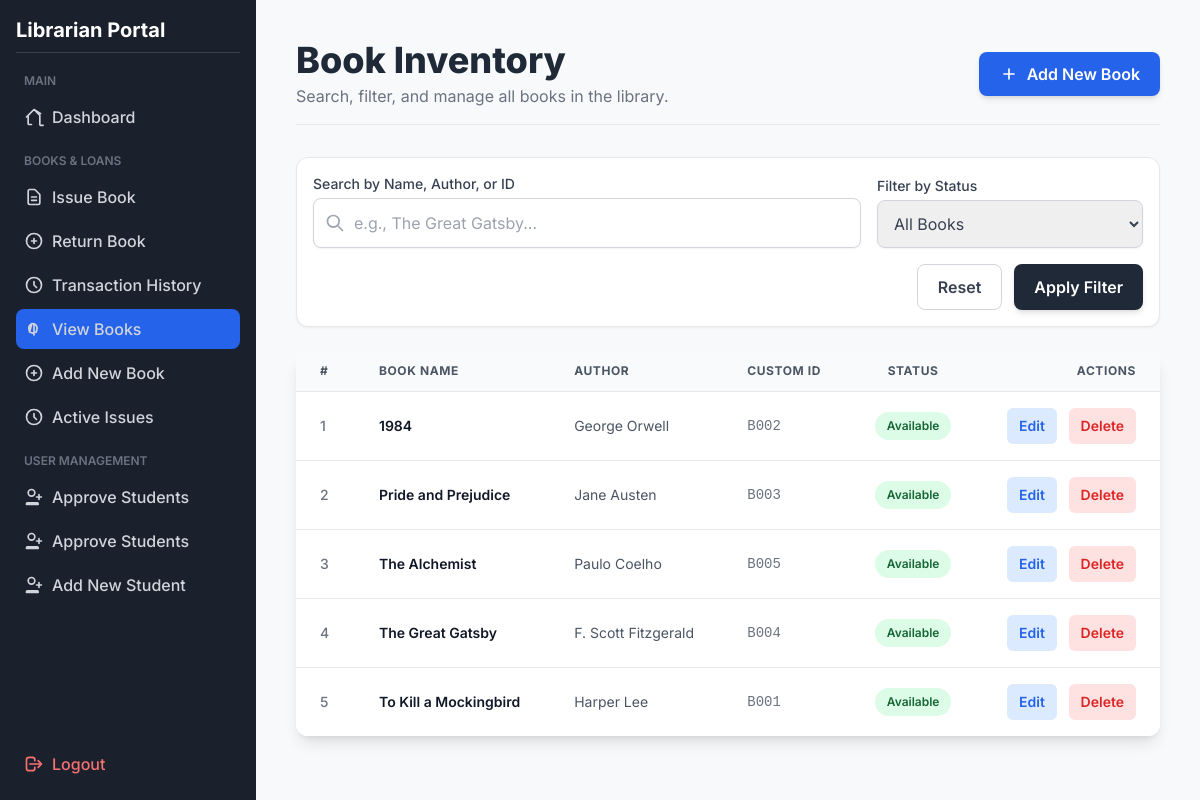
Before: /view_books (signed in) with the older database file.
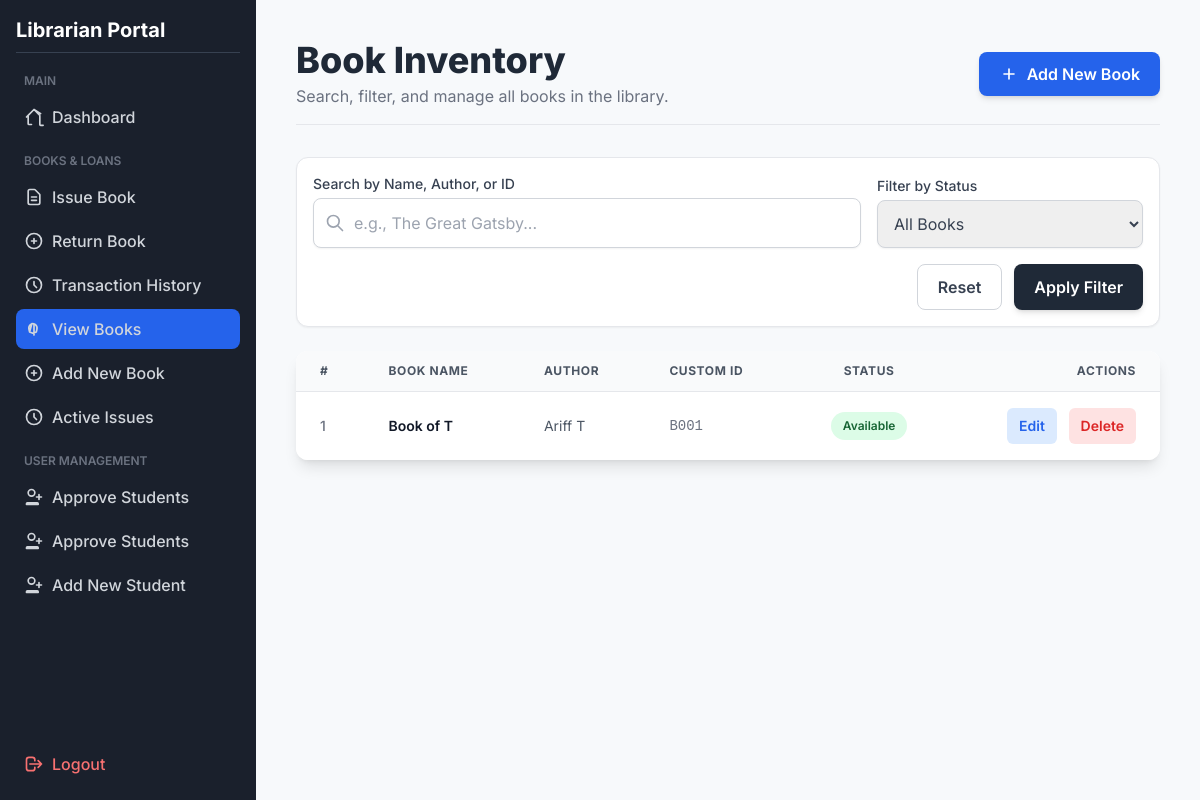
After: the same page with the newer database file.
### tables this page shows
CREATE TABLE books (
                            id INTEGER PRIMARY KEY AUTOINCREMENT,
                            custom_id TEXT UNIQUE,
                            name TEXT NOT NULL,
                            author TEXT NOT NULL,
                            available BOOLEAN NOT NULL DEFAULT 1
                        );

### app.py (the view)
@app.route("/view_books")
@login_required
def view_books():
    query = request.args.get('query', '')
    availability_filter = request.args.get('filter', 'all')
    sql = "SELECT * FROM books"
    params = []
    conditions = []
    if query:
        search_term = f"%{query}%"
        conditions.append("(name LIKE ? OR author LIKE ? OR custom_id LIKE ?)")
        params.extend([search_term, search_term, search_term])
    if availability_filter == 'available':
        conditions.append("available = 1")
    elif availability_filter == 'issued':
        conditions.append("available = 0")
    if conditions:
        sql += " WHERE " + " AND ".join(conditions)
    sql += " ORDER BY name ASC"
    with get_connection() as conn:
        books = conn.execute(sql, tuple(params)).fetchall()
    return render_template("view_books.html",
                           books=books,
                           search_query=query,
                           current_filter=availability_filter)

### app.py (called while the page is built)
def get_connection():
    return SQLiteContext(DB_NAME)

def login_required(f):
    @wraps(f)
    def decorated_function(*args, **kwargs):
        if not session.get('logged_in'):
            flash('Please log in to access this page.', 'danger')
            return redirect(url_for('login'))
        return f(*args, **kwargs)
    return decorated_function

@app.context_processor
def inject_pending_count():
    with get_connection() as conn:
        try:
            count = conn.execute("SELECT COUNT(id) FROM students_auth WHERE is_approved = 0").fetchone()[0]
            return dict(pending_count=count)
        except:
            return dict(pending_count=0)

    def __enter__(self):
        self.conn = sqlite3.connect(self.db_name)
        self.conn.row_factory = sqlite3.Row
        self.conn.execute('PRAGMA foreign_keys = ON;')
        return self.conn

    def __exit__(self, exc_type, exc_val, exc_tb):
        if exc_type is None and self.conn:
            self.conn.commit()
        if self.conn:
            self.conn.close()
        return False

### templates/view_books.html (shortened to what this page needs)
<!DOCTYPE html>
<html lang="en">
<head>
    <script src="https://cdn.tailwindcss.com"></script>
</head>
<body class="min-h-screen">
    <div class="md:flex">
        <div class="sidebar w-full md:w-64 p-4 flex-shrink-0 md:flex md:flex-col md:h-screen md:sticky md:top-0 md:sticky md:top-0">
            <div class="flex-grow">
                <h2 class="text-xl font-bold text-white mb-4 border-b border-gray-700 pb-2">Librarian Portal</h2>
                <nav class="flex flex-col space-y-1">
                    <span class="text-xs uppercase text-gray-500 px-2 pt-1 pb-1 font-semibold block">Main</span>
                    <a href="{{ url_for('index') }}" class="nav-link flex items-center p-2 rounded-lg text-gray-300 font-medium">
                        <svg class="w-5 h-5 mr-2" fill="none" stroke="currentColor" viewBox="0 0 24 24" xmlns="http://www.w3.org/2000/svg"><path stroke-linecap="round" stroke-linejoin="round" stroke-width="2" d="M3 12l2-2m0 0l7-7 7 7M5 10v10a1 1 0 001 1h3m10-10v10a1 1 0 001 1h3m-3-14L12 3l-7 7"></path></svg>
                        Dashboard
                    </a>
                    <span class="text-xs uppercase text-gray-500 px-2 pt-3 pb-1 font-semibold block">Books & Loans</span>
                    <a href="{{ url_for('issue_book') }}" class="nav-link flex items-center p-2 rounded-lg text-gray-300 font-medium">
                        <svg class="w-5 h-5 mr-2" fill="none" stroke="currentColor" viewBox="0 0 24 24" xmlns="http://www.w3.org/2000/svg"><path stroke-linecap="round" stroke-linejoin="round" stroke-width="2" d="M9 12h6m-6 4h6m2 5H7a2 2 0 01-2-2V5a2 2 0 012-2h5.586a1 1 0 01.707.293l5.414 5.414a1 1 0 01.293.707V19a2 2 0 01-2 2z"></path></svg>
                        Issue Book
                    </a>
                    <a href="{{ url_for('return_book') }}" class="nav-link flex items-center p-2 rounded-lg text-gray-300 font-medium">
                        <svg class="w-5 h-5 mr-2" fill="none" stroke="currentColor" viewBox="0 0 24 24" xmlns="http://www.w3.org/2000/svg"><path stroke-linecap="round" stroke-linejoin="round" stroke-width="2" d="M12 9v3m0 0v3m0-3h3m-3 0H9m12 0a9 9 0 11-18 0 9 9 0 0118 0z"></path></svg>
                        Return Book
                    </a>
                    <a href="{{ url_for('transaction_history') }}" class="nav-link flex items-center p-2 rounded-lg text-gray-300 font-medium">
                        <svg class="w-5 h-5 mr-2" fill="none" stroke="currentColor" viewBox="0 0 24 24" xmlns="http://www.w3.org/2000/svg"><path stroke-linecap="round" stroke-linejoin="round" stroke-width="2" d="M12 8v4l3 3m6-3a9 9 0 11-18 0 9 9 0 0118 0z"></path></svg>
                        Transaction History
                    </a>
                    <a href="{{ url_for('view_books') }}" class="nav-link-active bg-blue-600 flex items-center p-2 rounded-lg text-gray-300 font-medium">
                        View Books
                    </a>
                    <a href="{{ url_for('add_book') }}" class="nav-link flex items-center p-2 rounded-lg text-gray-300 font-medium">
                        <svg class="w-5 h-5 mr-2" fill="none" stroke="currentColor" viewBox="0 0 24 24" xmlns="http://www.w3.org/2000/svg"><path stroke-linecap="round" stroke-linejoin="round" stroke-width="2" d="M12 9v3m0 0v3m0-3h3m-3 0H9m12 0a9 9 0 11-18 0 9 9 0 0118 0z"></path></svg>
                        Add New Book
                    </a>
                    <a href="{{ url_for('active_issues') }}" class="nav-link flex items-center p-2 rounded-lg text-gray-300 font-medium">
                        <svg class="w-5 h-5 mr-2" fill="none" stroke="currentColor" viewBox="0 0 24 24" xmlns="http://www.w3.org/2000/svg"><path stroke-linecap="round" stroke-linejoin="round" stroke-width="2" d="M12 8v4l3 3m6-3a9 9 0 11-18 0 9 9 0 0118 0z"></path></svg>
                        Active Issues
                    </a>
                    <span class="text-xs uppercase text-gray-500 px-2 pt-3 pb-1 font-semibold block">User Management</span>
                    <a href="{{ url_for('approve_students') }}" class="nav-link flex items-center p-2 rounded-lg text-gray-300 font-medium">
                         <svg class="w-5 h-5 mr-2" fill="none" stroke="currentColor" viewBox="0 0 24 24" xmlns="http://www.w3.org/2000/svg"><path stroke-linecap="round" stroke-linejoin="round" stroke-width="2" d="M18 9v3m0 0v3m0-3h3m-3 0h-3m-2-5a4 4 0 11-8 0 4 4 0 018 0zM3 20a1 1 0 011-1h12a1 1 0 011 1v1h-14v-1z"></path></svg>
                        Approve Students
                    </a>
                    <a href="{{ url_for('approve_students') }}" class="nav-link flex items-center p-2 rounded-lg text-gray-300 font-medium">
                         <svg class="w-5 h-5 mr-2" fill="none" stroke="currentColor" viewBox="0 0 24 24"><path stroke-linecap="round" stroke-linejoin="round" stroke-width="2" d="M18 9v3m0 0v3m0-3h3m-3 0h-3m-2-5a4 4 0 11-8 0 4 4 0 018 0zM3 20a1 1 0 011-1h12a1 1 0 011 1v1h-14v-1z"></path></svg>
                        <span>Approve Students</span>
                    </a>
                    <a href="{{ url_for('add_student') }}" class="nav-link flex items-center p-2 rounded-lg text-gray-300 font-medium">
                        <svg class="w-5 h-5 mr-2" fill="none" stroke="currentColor" viewBox="0 0 24 24"><path stroke-linecap="round" stroke-linejoin="round" stroke-width="2" d="M18 9v3m0 0v3m0-3h3m-3 0h-3m-2-5a4 4 0 11-8 0 4 4 0 018 0zM3 20a1 1 0 011-1h12a1 1 0 011 1v1h-14v-1z"></path></svg>
                        Add New Student
                    </a>
                </nav>
            </div>
            <div class="flex-shrink-0 mt-2">
                <a href="{{ url_for('logout') }}" class="nav-link flex items-center p-2 rounded-lg text-red-400 font-medium">
                    <svg class="w-5 h-5 mr-2" fill="none" stroke="currentColor" viewBox="0 0 24 24" xmlns="http://www.w3.org/2000/svg"><path stroke-linecap="round" stroke-linejoin="round" stroke-width="2" d="M17 16l4-4m0 0l-4-4m4 4H7m6 4v1a3 3 0 01-3 3H6a3 3 0 01-3-3V7a3 3 0 013-3h4a3 3 0 013 3v1"></path></svg>
                    Logout
                </a>
            </div>
        </div>
        <main class="flex-grow p-10">
            <header class="mb-8 flex flex-col md:flex-row justify-between items-start md:items-center pb-4 border-b border-gray-200">
                <div>
                    <h1 class="text-4xl font-extrabold text-gray-800">Book Inventory</h1>
                    <p class="text-gray-500 mt-1">Search, filter, and manage all books in the library.</p>
                </div>
                <a href="{{ url_for('add_book') }}" class="mt-4 md:mt-0 px-5 py-2.5 bg-blue-600 text-white font-semibold rounded-lg shadow-md hover:bg-blue-700 transition duration-150 flex items-center">
                    <svg class="w-5 h-5 mr-2" fill="none" stroke="currentColor" viewBox="0 0 24 24" xmlns="http://www.w3.org/2000/svg"><path stroke-linecap="round" stroke-linejoin="round" stroke-width="2" d="M12 6v6m0 0v6m0-6h6m-6 0H6"></path></svg>
                    Add New Book
                </a>
            </header>
            <div class="mb-6 bg-white p-4 rounded-xl shadow-sm border border-gray-200">
                <form method="GET" action="{{ url_for('view_books') }}" class="grid grid-cols-1 md:grid-cols-3 gap-4 items-end">
                    <div class="md:col-span-2">
                        <label for="query" class="block text-sm font-medium text-gray-700 mb-1">Search by Name, Author, or ID</label>
                        <div class="relative">
                            <input type="text" name="query" id="query" value="{{ search_query or '' }}" class="w-full p-3 pl-10 border border-gray-300 rounded-lg focus:ring-blue-500 focus:border-blue-500 text-gray-700 shadow-sm" placeholder="e.g., The Great Gatsby...">
                            <span class="absolute left-3 top-1/2 -translate-y-1/2 text-gray-400"><svg class="w-5 h-5" fill="none" stroke="currentColor" viewBox="0 0 24 24"><path stroke-linecap="round" stroke-linejoin="round" stroke-width="2" d="M21 21l-6-6m2-5a7 7 0 11-14 0 7 7 0 0114 0z"></path></svg></span>
                        </div>
                    </div>
                    <div>
                        <label for="filter" class="block text-sm font-medium text-gray-700 mb-1">Filter by Status</label>
                        <select name="filter" id="filter" class="w-full p-3 border border-gray-300 rounded-lg focus:ring-blue-500 focus:border-blue-500 text-gray-700 shadow-sm">
                            <option value="all" {% if current_filter == 'all' %}selected{% endif %}>All Books</option>
                        </select>
                    </div>
                    <div class="md:col-span-3 flex justify-end gap-3">
                         <a href="{{ url_for('view_books') }}" class="px-5 py-2.5 border border-gray-300 text-gray-700 font-semibold rounded-lg hover:bg-gray-50 transition duration-150">Reset</a>
                        <button type="submit" class="px-5 py-2.5 bg-gray-800 text-white font-semibold rounded-lg shadow-md hover:bg-gray-900 transition duration-150">Apply Filter</button>
                    </div>
                </form>
            </div>
            <div class="overflow-x-auto bg-white rounded-xl shadow-lg">
                <table class="min-w-full divide-y divide-gray-200">
                    <thead class="bg-gray-50">
                        <tr>
                            <th class="px-6 py-3 text-left text-xs font-bold text-gray-600 uppercase tracking-wider">#</th>
                            <th class="px-6 py-3 text-left text-xs font-bold text-gray-600 uppercase tracking-wider">Book Name</th>
                            <th class="px-6 py-3 text-left text-xs font-bold text-gray-600 uppercase tracking-wider">Author</th>
                            <th class="px-6 py-3 text-left text-xs font-bold text-gray-600 uppercase tracking-wider">Custom ID</th>
                            <th class="px-6 py-3 text-center text-xs font-bold text-gray-600 uppercase tracking-wider">Status</th>
                            <th class="px-6 py-3 text-right text-xs font-bold text-gray-600 uppercase tracking-wider">Actions</th>
                        </tr>
                    </thead>
                    <tbody class="bg-white divide-y divide-gray-200">
                        {% if books %}
                            {% for book in books %}
                            <tr class="hover:bg-gray-50 transition duration-150">
                                <td class="px-6 py-4 whitespace-nowrap text-sm font-medium text-gray-500">{{ loop.index }}</td>
                                <td class="px-6 py-4 whitespace-nowrap text-sm font-semibold text-gray-900">{{ book.name }}</td>
                                <td class="px-6 py-4 whitespace-nowrap text-sm text-gray-600">{{ book.author }}</td>
                                <td class="px-6 py-4 whitespace-nowrap text-sm text-gray-500 font-mono">{{ book.custom_id or '-' }}</td>
                                <td class="px-6 py-4 whitespace-nowrap text-center">
                                    {% if book.available %}
                                        <span class="px-3 py-1 inline-flex text-xs leading-5 font-semibold rounded-full bg-green-100 text-green-800">Available</span>
                                    {% else %}
                                        <span class="px-3 py-1 inline-flex text-xs leading-5 font-semibold rounded-full bg-red-100 text-red-800">Issued</span>
                                    {% endif %}
                                </td>
                                <td class="px-6 py-4 whitespace-nowrap text-sm font-medium text-right space-x-2">
                                    <button type="button" class="edit-book-btn px-3 py-2 text-sm font-semibold rounded-md text-blue-600 bg-blue-100 hover:bg-blue-200 transition"
                                        data-book-id="{{ book.id }}"
                                        data-book-name="{{ book.name }}"
                                        data-book-author="{{ book.author }}"
                                        data-book-customid="{{ book.custom_id or '' }}">
                                        Edit
                                    </button>
                                    <button type="button" class="delete-book-btn px-3 py-2 text-sm font-semibold rounded-md text-red-600 bg-red-100 hover:bg-red-200 transition"
                                        data-book-id="{{ book.id }}"
                                        data-book-name="{{ book.name }}">
                                        Delete
                                    </button>
                                </td>
                            </tr>
                            {% endfor %}
                        {% endif %}
                    </tbody>
                </table>
            </div>
        </main>
    </div>
</body>
</html>

### templates/view_books.html (style rules this page uses)
body { font-family: 'Inter', sans-serif; background-color: #f7f9fb; }
.sidebar { background-color: #1a202c; }
.nav-link { transition: background-color 0.2s, color 0.2s; }
.nav-link:hover, .nav-link-active { background-color: #2d3748; }

Changed rows visible on the page:
removed books: name "1984", author "George Orwell", custom "B002", available "Available"
removed books: name "Pride and Prejudice", author "Jane Austen", custom "B003", available "Available"
removed books: name "The Alchemist", author "Paulo Coelho", custom "B005", available "Available"
removed books: name "The Great Gatsby", author "F. Scott Fitzgerald", custom "B004", available "Available"
changed books: name "To Kill a Mockingbird" → "Book of T"; author "Harper Lee" → "Ariff T"
